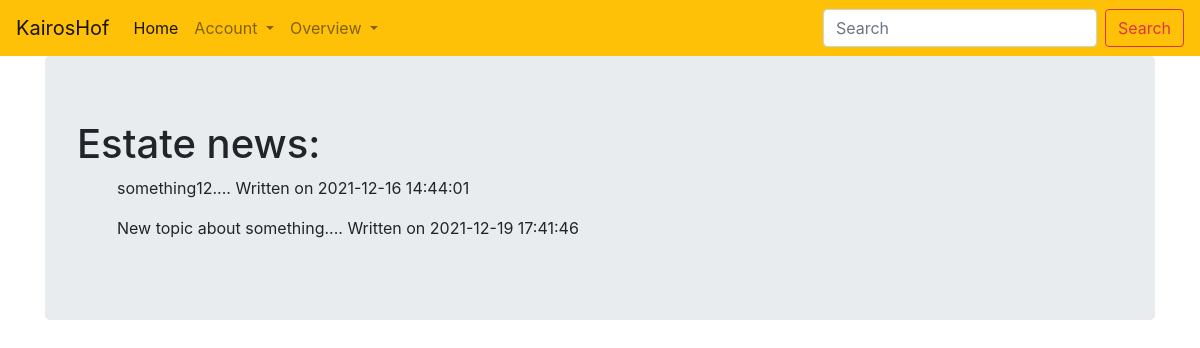
The page /allnewslist (signed in) on the database as committed earlier.
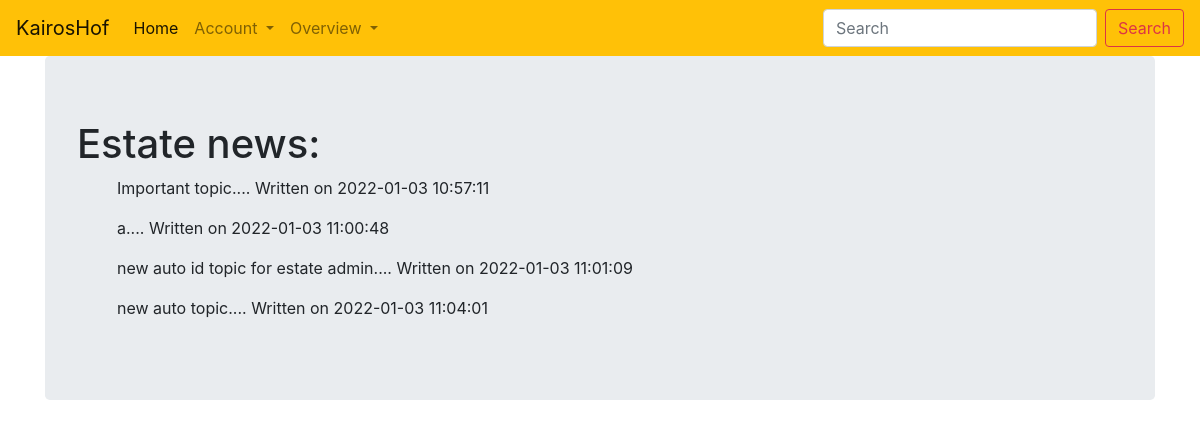
The same page on the database as committed later.
### estate_management/usermodels.py (models this page shows, shortened)
class Publication(db.Model):
    __tablename__ = 'publications'
    id = db.Column(db.Integer, primary_key=True)
    user_id = db.Column(db.Integer, db.ForeignKey('users.id'))
    publication = db.Column(db.Text, nullable=False)
    news_date = db.Column(db.DateTime, default=datetime.utcnow)
    users = db.relationship('User', back_populates='news')
    def __repr__(self):
        return f"{self.publication}.... Written on {self.news_date}"

### estate_management/core/userviews.py (the view)
@core.route('/allnewslist')
@login_required
def allnewslist():
    publications = Publication.query.all()
    return render_template('allnewslist.html', publications=publications)

### estate_management/usermodels.py (called while the page is built)
@login_manager.user_loader
def load_user(user_id):
    return User.query.get(user_id)

### estate_management/templates/allnewslist.html
{% extends "base.html" %}
{% block content %}
<div class="jumbotron">
  <h1>Estate news:</h1>
  <ul>
    {% for publication in publications %}
      <p>{{publication}}</p>
    {% endfor %}
  </ul>
</div>
{% endblock content %}

Rows that differ between the two databases and show on the page:
removed Publication: publication+news_date "something12.... Written on 2021-12-16 14:44:01"
added Publication: publication+news_date "Important topic.... Written on 2022-01-03 10:57:11"
changed Publication: publication+news_date "New topic about something.... Written on 2021-12-19 17:41:46" → "a.... Written on 2022-01-03 11:00:48"
added Publication: publication+news_date "new auto id topic for estate admin.... Written on 2022-01-03 11:01:09"
added Publication: publication+news_date "new auto topic.... Written on 2022-01-03 11:04:01"
